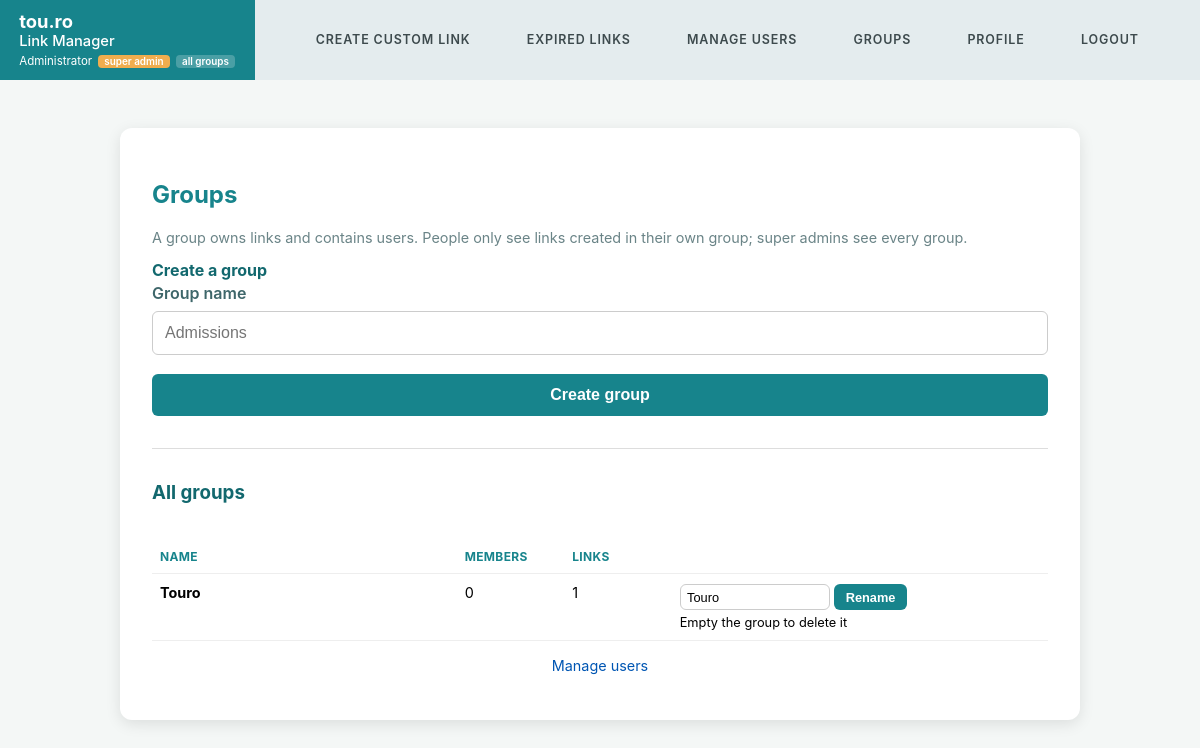
Screenshot of /admin/groups/index.php (signed in) with the database file from the repository.
### tables this page shows
CREATE TABLE "groups" (
            id INTEGER PRIMARY KEY AUTOINCREMENT,
            name TEXT UNIQUE NOT NULL,
            created_at TEXT
        );

### lib.php (called while the page is built, shortened)
<?php
function e($value): string
{
    return htmlspecialchars((string) $value, ENT_QUOTES | ENT_SUBSTITUTE, 'UTF-8');
}
function url_for(string $name, array $params = [], bool $external = false): string
{
    switch ($name) {
        case 'index':
            $path = '/admin/';
            break;
        case 'login':
            $path = '/admin/login/';
            if (!empty($params['reason'])) {
                $path .= '?reason=' . rawurlencode($params['reason']);
            }
            break;
        case 'logout':
            $path = '/admin/logout/';
            break;
        case 'admin_users':
            $path = '/admin/users/';
            break;
        case 'admin_expired':
            $path = '/admin/expired-links/';
            break;
        case 'admin_groups':
            $path = '/admin/groups/';
            break;
        case 'admin_rename_group':
            $path = '/admin/groups/?action=rename&group_id=' . (int) ($params['group_id'] ?? 0);
            break;
        case 'profile':
            $path = '/admin/profile/';
            break;
    }
    return $external ? absolute_url($path) : $path;
}
function render(string $view, array $vars = [], int $status = 200): void
{
    extract($vars, EXTR_SKIP);
    include __DIR__ . '/templates/' . $view . '.php';
    include __DIR__ . '/templates/base.php';
    exit;
}

### admin/groups/index.php (called while the page is built, shortened)
<?php
require __DIR__ . '/../../lib.php';
$conn = get_db();
$groups = $conn->query('
    SELECT g.id, g.name, g.created_at,
           (SELECT COUNT(*) FROM users WHERE users.group_id = g.id) AS member_count,
           (SELECT COUNT(*) FROM links WHERE links.group_id = g.id) AS link_count
    FROM "groups" AS g
    ORDER BY g.name COLLATE NOCASE ASC
')->fetchAll(PDO::FETCH_ASSOC);
render('admin_groups', ['groups' => $groups]);

### templates/admin_groups.php (the view, shortened to what this page needs)
<h2>Groups</h2>
<p class="muted">A group owns links and contains users. People only see links created in their own group; super admins see every group.</p>
<div class="section">
    <h3>Create a group</h3>
    <form method="POST" action="<?= e(url_for('admin_groups')) ?>">
        <div class="form-group">
            <label>Group name</label>
            <input type="text" name="name" placeholder="Admissions" maxlength="<?= (int) GROUP_NAME_MAX_LENGTH ?>" required>
        </div>
        <button type="submit">Create group</button>
    </form>
</div>
<hr style="margin: 2rem 0; border:0; border-top:1px solid #ddd;">
<h3>All groups</h3>
<div class="table-scroll groups-table">
<table>
    <colgroup>
        <col style="width: 34%">
        <col style="width: 12%">
        <col style="width: 12%">
        <col style="width: 42%">
    </colgroup>
    <thead>
        <tr>
            <th>Name</th>
            <th>Members</th>
            <th>Links</th>
            <th></th>
        </tr>
    </thead>
    <tbody>
    <?php if (!empty($groups)): ?>
    <?php foreach ($groups as $g): ?>
        <?php $is_empty = (int) $g['member_count'] === 0 && (int) $g['link_count'] === 0; ?>
        <tr>
            <td><strong><?= e($g['name']) ?></strong></td>
            <td><?= (int) $g['member_count'] ?></td>
            <td><?= (int) $g['link_count'] ?></td>
            <td>
                <div style="display: flex; gap: 0.3rem; flex-wrap: wrap; align-items: center;">
                    <form method="POST" action="<?= e(url_for('admin_rename_group', ['group_id' => $g['id']])) ?>"
                          style="margin: 0; display: flex; gap: 0.3rem;">
                        <input type="text" name="name" value="<?= e($g['name']) ?>"
                               maxlength="<?= (int) GROUP_NAME_MAX_LENGTH ?>" required
                               style="width: 150px; padding: 0.3rem 0.4rem; font-size: 0.8rem;">
                        <button type="submit" class="btn-small">Rename</button>
                    </form>
                    <?php if ($is_empty): ?>
                    <form method="POST" action="<?= e(url_for('admin_delete_group', ['group_id' => $g['id']])) ?>"
                          onsubmit="return confirm('Delete the group <?= e($g['name']) ?>?');" style="margin: 0;">
                        <button type="submit" class="btn-small btn-danger">Delete</button>
                    </form>
                    <?php else: ?>
                    <span class="muted" style="font-size: 0.8rem;">Empty the group to delete it</span>
                    <?php endif; ?>
                </div>
            </td>
        </tr>
    <?php endforeach; ?>
    <?php else: ?>
        <tr><td colspan="4" class="muted">No groups yet. Create one above.</td></tr>
    <?php endif; ?>
    </tbody>
</table>
</div>
<div class="auth-links">
    <p><a href="<?= e(url_for('admin_users')) ?>">Manage users</a></p>
</div>

### templates/base.php (style rules this page uses)
body { font-family: -apple-system, BlinkMacSystemFont, "Segoe UI", Roboto, sans-serif; background-color: #f4f7f6; color: #2c4548; margin: 0; padding: 0; }
h2 { color: #17848c; }
h3 { color: #12686e; }
h4, label, .choice-title, strong, b, .muted strong { color: #3e666a; }
.form-group { margin-bottom: 1.2rem; }
label { display: block; margin-bottom: 0.5rem; font-weight: 600; }
input, select { width: 100%; padding: 0.75rem; border: 1px solid #ccc; border-radius: 6px; box-sizing: border-box; font-size: 1rem; background: white; }
button { width: 100%; background-color: #17848c; color: white; border: none; padding: 0.75rem; border-radius: 6px; font-size: 1rem; font-weight: bold; cursor: pointer; }
.muted { color: #6a8487; font-size: 0.9rem; }
.auth-links { text-align: center; margin-top: 1rem; font-size: 0.9rem; }
.auth-links a { color: #0056b3; text-decoration: none; }
.table-scroll { width: 100%; min-width: 0; max-width: 100%; overflow-x: auto; -webkit-overflow-scrolling: touch; }
table { width: 100%; border-collapse: collapse; margin-top: 1rem; font-size: 0.9rem; table-layout: fixed; }
th, td { text-align: left; padding: 0.6rem 0.5rem; border-bottom: 1px solid #eee; vertical-align: top; word-wrap: break-word; }
th { font-size: 0.75rem; text-transform: uppercase; letter-spacing: 0.03em; color: #17848c; }
td, td strong, td b, td .muted, td.muted, td a, td.stacked-date, td.stacked-date .time, td.expired { color: #000; }
.btn-small { width: auto; padding: 0.35rem 0.7rem; font-size: 0.8rem; }
.section { margin-bottom: 1.25rem; }
.section > h3 { margin: 0 0 0.2rem; font-size: 1rem; }

### rows the page displays
groups: name "Touro", member_count "0", link_count "1"

### other values shown
SHORT_LINK_DOMAIN "tou.ro"
$current_user['display_name'] "Administrator"
